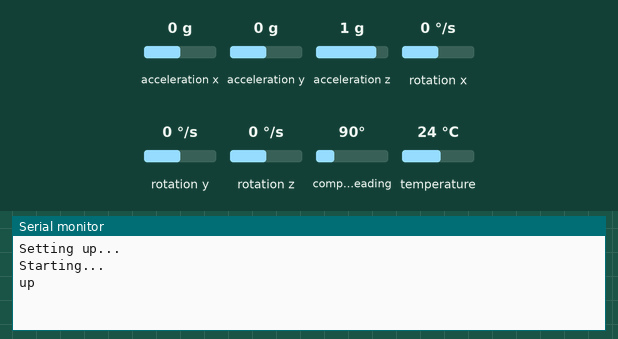
This sketch was run on a simulated Arduino Mega 2560, built with avr-gcc and run on an emulated ATmega2560. On the bench: the last lines printed to the serial monitor. Inputs (shaded band) come from the test bench; at power-on: acceleration x 0 g, acceleration y 0 g, acceleration z 1 g, rotation x 0 °/s, rotation y 0 °/s, rotation z 0 °/s, compass heading 90°, temperature 24 °C.

Above: at 1.2 s.
1.3 s: acceleration x set to -1.4 g
At 2.3 s:
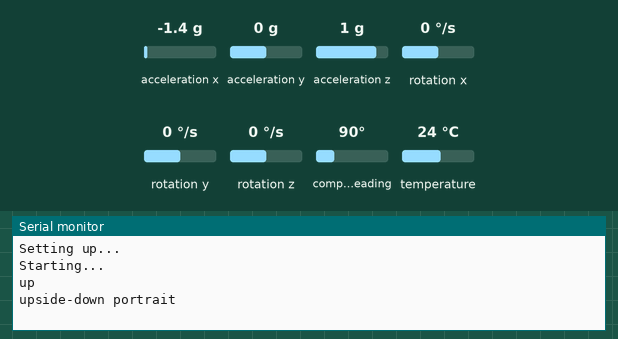
2.8 s: acceleration x set to 1.4 g
At 3.4 s:
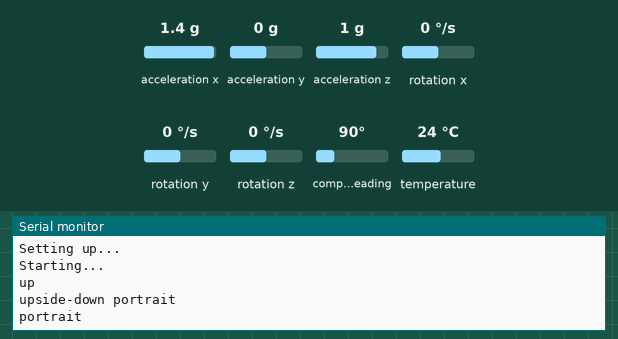

Measured:
- after the input at 1.3 s, the serial monitor: prints a new line at once (image 1)
- after the input at 2.8 s, the serial monitor: prints a new line after 0.05 s (image 2)

The sketch:

test-orientation.ino
```cpp
// Based on https://www.arduino.cc/en/Tutorial/Genuino101CurieIMUGyro

#include <Adafruit_LSM9DS1.h>
#include <Adafruit_Sensor.h>

// Pins 0 and 1 are used for Serial1 (GPS)
#define RFM95_INT 3 // already wired for us
#define RFM95_RST 4 // already wired for us
#define LED_DATA 5
#define RFM95_CS 8 // already wired for us
#define VBAT_PIN 9 // already wired for us  // A7
#define SDCARD_CS 10
#define LSM9DS1_CSAG 11
#define LSM9DS1_CSM 12
#define RED_LED 13  // already wired for us
#define SPI_MISO 22 // shared between Radio+Sensors+SD
#define SPI_MOSI 23 // shared between Radio+Sensors+SD
#define SPI_SCK 24  // shared between Radio+Sensors+SD

/* Sensors */

sensors_event_t accel, mag, gyro, temp;

Adafruit_LSM9DS1 lsm = Adafruit_LSM9DS1(LSM9DS1_CSAG, LSM9DS1_CSM);

void setupSensor() {
  pinMode(LSM9DS1_CSM, OUTPUT);
  pinMode(LSM9DS1_CSAG, OUTPUT);

  if(!lsm.begin()) {
    Serial.print(F("Ooops, no LSM9DS1 detected ... Check your wiring!"));
    while(1);
  }

  // TODO: tune these

  // Set the accelerometer range
  lsm.setupAccel(lsm.LSM9DS1_ACCELRANGE_2G);
  //lsm.setupAccel(lsm.LSM9DS1_ACCELRANGE_4G);
  //lsm.setupAccel(lsm.LSM9DS1_ACCELRANGE_8G);
  //lsm.setupAccel(lsm.LSM9DS1_ACCELRANGE_16G);

  // Set the magnetometer sensitivity
  lsm.setupMag(lsm.LSM9DS1_MAGGAIN_4GAUSS);
  //lsm.setupMag(lsm.LSM9DS1_MAGGAIN_8GAUSS);
  //lsm.setupMag(lsm.LSM9DS1_MAGGAIN_12GAUSS);
  //lsm.setupMag(lsm.LSM9DS1_MAGGAIN_16GAUSS);

  // Setup the gyroscope
  lsm.setupGyro(lsm.LSM9DS1_GYROSCALE_245DPS);
  //lsm.setupGyro(lsm.LSM9DS1_GYROSCALE_500DPS);
  //lsm.setupGyro(lsm.LSM9DS1_GYROSCALE_2000DPS);
}

void sensorReceive() {
  lsm.read();
  lsm.getEvent(&accel, &mag, &gyro, &temp);
}

/* Setup */

void setup() {
  // TODO: cut this into multiple functions
  Serial.begin(19200);
  while (!Serial) {  // TODO: remove this when done debugging otherwise it won't start without the usb plugged in
    delay(1);
  }

  Serial.println("Setting up...");

  // disable the radio
  pinMode(RFM95_CS, INPUT_PULLUP);

  setupSensor();

  Serial.println("Starting...");
}

/* Loop */

String lastOrientation, currentOrientation;

void loop() {
  sensorReceive();

  // read accelerometer:
  int x = accel.acceleration.x;
  int y = accel.acceleration.y;
  int z = accel.acceleration.z;

  // calculate the absolute values, to determine the largest
  int absX = abs(x);
  int absY = abs(y);
  int absZ = abs(z);

  if ( (absZ > absX) && (absZ > absY)) {
    // base orientation on Z
    if (z > 0) {
      currentOrientation = "up";
    } else {
      currentOrientation = "down";
    }
  } else if ( (absY > absX) && (absY > absZ)) {
    // base orientation on Y
    if (y > 0) {
      currentOrientation = "usb down";
    } else {
      currentOrientation = "usb up";
    }
  } else {
    // base orientation on X
    if (x < 0) {
      currentOrientation = "upside-down portrait";
    } else {
      currentOrientation = "portrait";
    }
  }

  // if the orientation has changed, print out a description:
  // TODO: make sure the orientation stays here for a moment?
  if (currentOrientation != lastOrientation) {
    Serial.println(currentOrientation);
    lastOrientation = currentOrientation;
  }

  delay(50);
}
```
